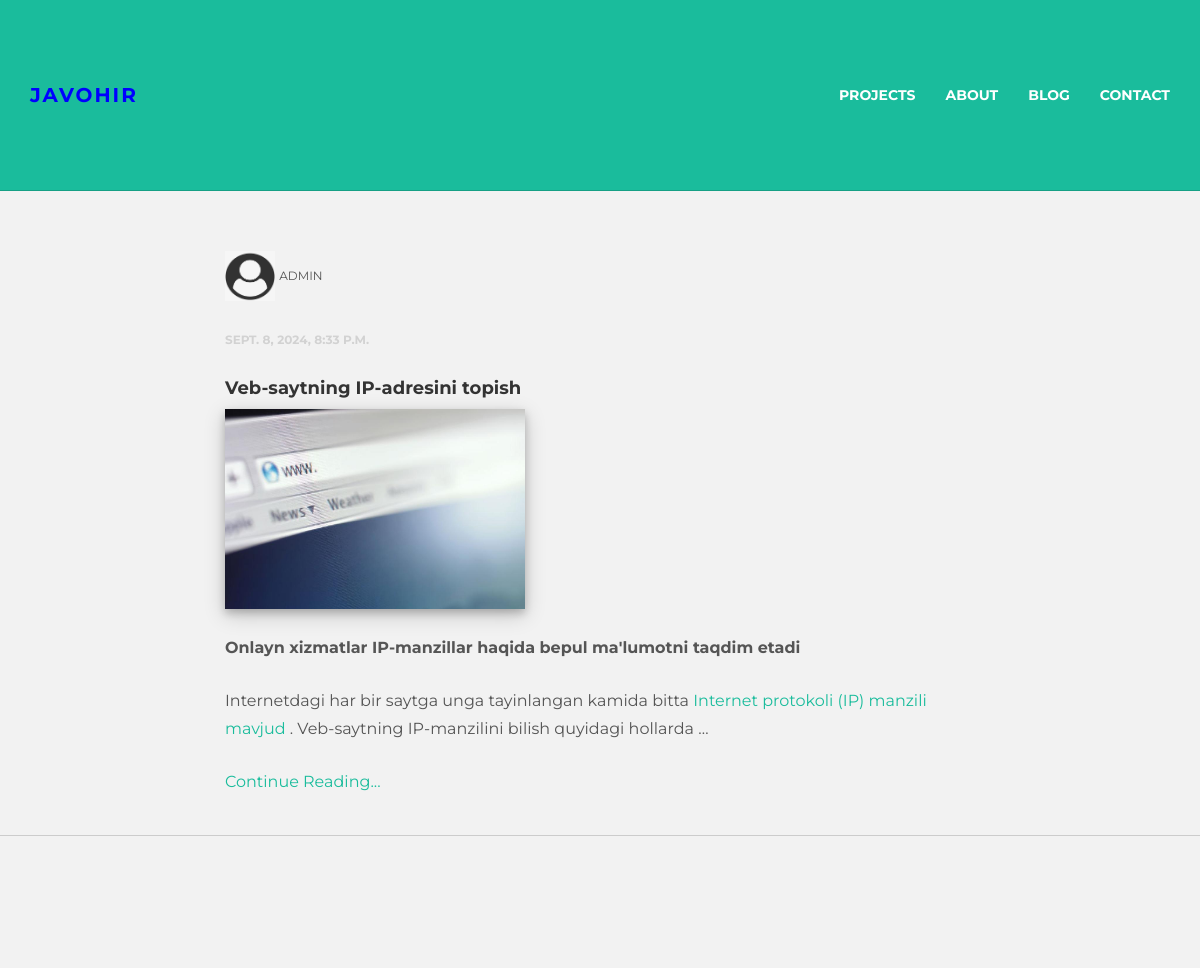
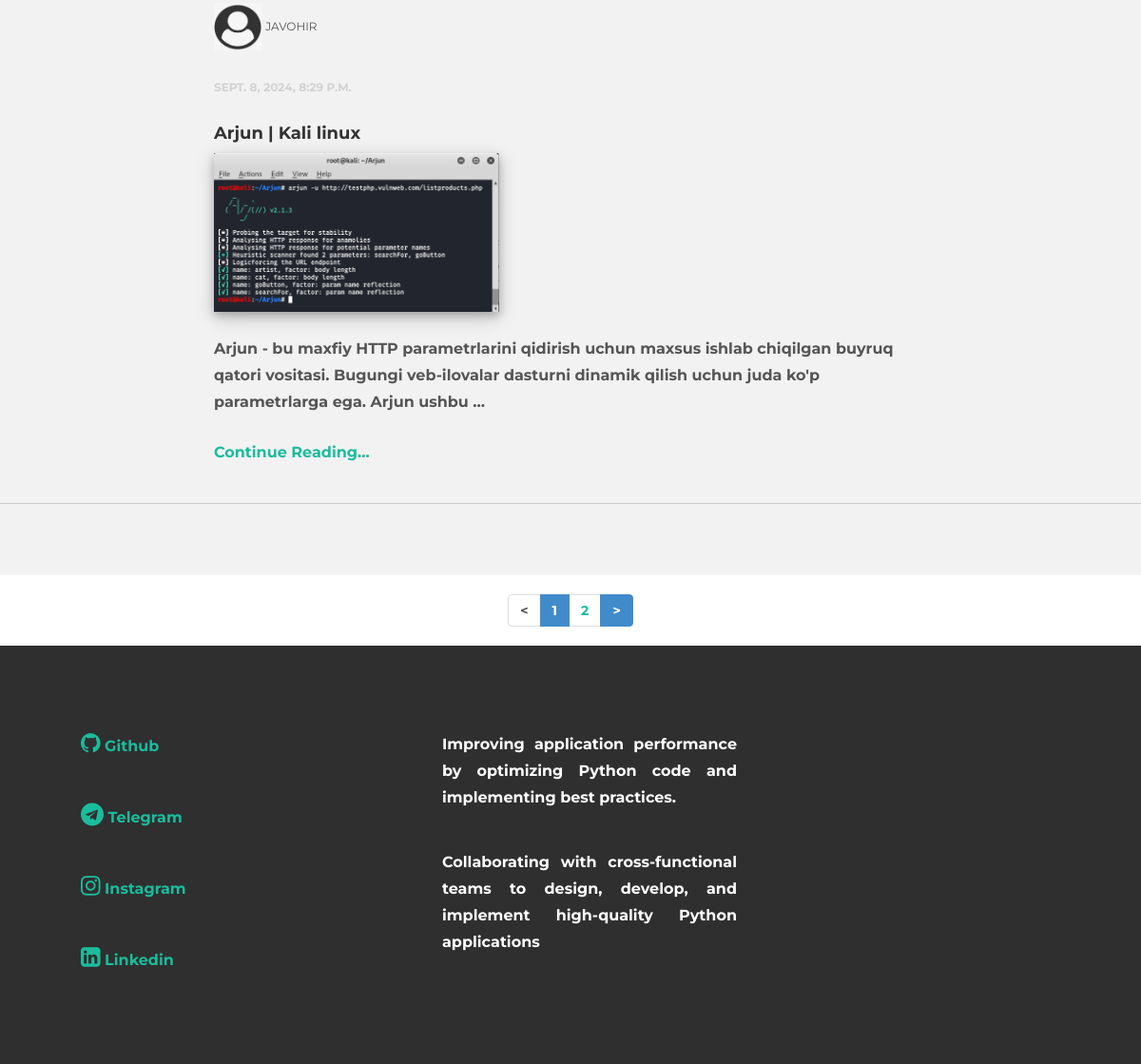
Screenshot of /blogs/1/ with the database file from the repository (2 pictures, top to bottom).
### blog/models.py (models this page shows, shortened)
class Blog(models.Model):
    name = models.CharField(max_length=200, verbose_name="blog nomi", blank=False, null=False)
    author = models.ForeignKey(User,on_delete=models.CASCADE)
    image = models.ImageField(upload_to='blog_images/')
    text = RichTextField(verbose_name='blog haqida malumot')
    created_time = models.DateTimeField(auto_now_add=True)

### blog/views.py (the view)
# urls.py: path('blogs/<int:page>/',blog,name='blogs_page'),
def blog(request,page=1):
    articles = Blog.objects.order_by('-id')
    paginator = Paginator(articles, 2)
    try:
        articles = paginator.page(page)
    except PageNotAnInteger:
        articles = paginator.page(1)
    except EmptyPage:
        articles = paginator.page(paginator.num_pages)
    context = {
        'objects': articles,
    }
    return render(request, 'blog.html', context)

### templates/blog.html (shortened to what this page needs)
{% load static %}
<html lang="en">
  <head>
    <link href="{% static 'css/bootstrap.css' %}" rel="stylesheet">
<link rel="stylesheet" href="https://cdnjs.cloudflare.com/ajax/libs/font-awesome/4.7.0/css/font-awesome.min.css">
    <link href="{% static 'css/main.css' %}" rel="stylesheet">
  </head>
  <body>
    <div class="navbar navbar-inverse navbar-static-top">
      <div class="container">
        <div class="navbar-header">
          <a class="navbar-brand" href="{% url 'home_page' %}"><b style="color:blue;">Javohir</b></a>
        </div>
        <div class="navbar-collapse collapse">
          <ul class="nav navbar-nav navbar-right">
            <li><a href="{% url 'work_page' %}"><b>Projects</b></a></li>
            <li><a href="{% url 'about_page' %}"><b>About</b></a></li>
            <li><a href="{% url 'blogs_page' 1 %}"><b>Blog</b></a></li>
            <li><a href="{% url 'contact_page' %}"><b>Contact</b></a></li>
          </ul>
        </div>
      </div>
    </div>
		{% for object in objects %}
	<div id="grey">
	    <div class="container">
			<div class="row">
				<div class="col-lg-8 col-lg-offset-2">
					<p><img src="{% static 'img/user12.png' %}" width="50px" height="50px"> <ba>{{object.author}}</ba></p>
					<p><bd>{{object.created_time}}</bd></p>
					<h4>{{object.name}}</h4>
					<img src="{{object.image.url}}" width="300" style=" box-shadow: 0 4px 8px 0 rgba(0, 0, 0, 0.2), 0 6px 20px 0 rgba(0, 0, 0, 0.19);">
					<p>{{object.text |truncatewords:26|safe  }}</p>
					<p><a href="{% url 'blog_page' object.pk %}">Continue Reading...</a></p>
				</div>
			</div>
	    </div>
		<hr>
		</div>
		{% endfor %}
<center>{% include 'pagination.html' %}</center>
	<div id="footer" style="margin:0 auto;">
		<div class="container" style="margin:0 auto;">
			<div class="row" style="margin:0 auto;">
				<div class="col-lg-4" style="margin-left:40px;margin-top:40px;">
					<p><a href="https://github.com/JavokhirUmurzakov"><i class="fa fa-github"  style="font-size:24px"></i>  Github</a></p><br/>
					<p><a href="https://t.me/umurzakov_javokhir"><i class="fa fa-telegram"  style="font-size:24px"></i>  Telegram</a></p><br/>
					<p><a href="https://instagram.com/umurzakov_javokhir"><i class="fa fa-instagram"  style="font-size:24px"></i>  Instagram</a></p><br/>
					<p><a href="https://linkedin.com/in/javokhir-umurzakov"><i class="fa fa-linkedin-square"  style="font-size:24px"></i>  Linkedin</a></p><br/>
				</div>
				<div class="col-lg-4" style="padding-right:15px;">
					<p align="justify" style="margin-top:40px;margin-right:40px;">Improving application performance by optimizing Python code and implementing best practices.</p>
					<p align="justify" style="margin-top:40px;margin-right:40px;">Collaborating with cross-functional teams to design, develop, and implement high-quality Python applications</p>
				</div>
			</div>
		</div>
	</div>
  </body>
</html>

### templates/pagination.html
<div class="pagination">
                {% if objects.has_previous %}
                <li class="active"><a href='{% url "blogs_page" objects.previous_page_number %}'> < </a></li>
                {% else %}
                <li><span> < </span></li>
                {% endif %}
                {% for i in objects.paginator.page_range %}
                     {% if objects.number == i %}
                     <li class="active"><a href="{% url 'blogs_page' 1 %}"><span>{{ i }}</span></a></li>
                {% else %}
                <li><a href="{% url 'blogs_page' i %}">{{ i }}</a></li>
                 {% endif %}
                {% endfor %}
                 {% if objects.has_next %}
                <li class="active"><a href="{% url 'blogs_page' objects.next_page_number %}"> > </a></li>
                 {% else %}
                <li><a href="#"> > </a></li>
                {% endif %}
</div>

### static/css/main.css (style rules this page uses)
body { background-color: #ffffff; font-family: 'Montserrat', sans-serif; font-weight: 400; font-size: 14px; color: #555; -webkit-font-smoothing: antialiased; -webkit-overflow-scrolling: touch; }
h1, h2, h3, h4, h5, h6 { font-family: 'Montserrat', sans-serif; font-weight: 700; color: #333; }
p { line-height: 28px; margin-bottom: 25px; font-size: 16px; }
a { color: #1abc9c; word-wrap: break-word; -webkit-transition: color 0.1s ease-in, background 0.1s ease-in; -moz-transition: color 0.1s ease-in, background 0.1s ease-in; -ms-transition: color 0.1s ease-in, background 0.1s ease-in; -o-transition: color 0.1s ease-in, background 0.1s ease-in; transition: color 0.1s ease-in, background 0.1s ease-in; }
a:before, a:after { -webkit-transition: color 0.1s ease-in, background 0.1s ease-in; -moz-transition: color 0.1s ease-in, background 0.1s ease-in; -ms-transition: color 0.1s ease-in, background 0.1s ease-in; -o-transition: color 0.1s ease-in, background 0.1s ease-in; transition: color 0.1s ease-in, background 0.1s ease-in; }
hr { display: block; height: 1px; border: 0; border-top: 1px solid #ccc; margin: 1em 0; padding: 0; }
.navbar { text-transform: uppercase; margin-bottom: 0px; }
.navbar-inverse { padding-bottom: 70px; padding-top: 70px; }
.navbar-inverse { background-color: #1abc9c; border-color: #16a085; }
.navbar-inverse .navbar-nav > li > a { color: white; }
.navbar-brand { font-weight: 700; font-size: 20px; letter-spacing: 2px; }
.navbar-inverse .navbar-brand { color: white; }
#footer { background-color: #2f2f2f; padding-top: 50px; padding-bottom: 50px; }
#footer p { color: white; }
#grey { padding-top: 60px; padding-bottom: 60px; background-color: #f2f2f2; }
bd { font-size: 12px; text-transform: uppercase; color: #d2d2d2; font-weight: 700; }
ba { font-size: 12px; text-transform: uppercase; }

### rows the page displays
Blog: author "ADMIN", created_time "SEPT. 8, 2024, 8:33 P.M.", name "Veb-saytning IP-adresini topish", image (picture), text "Onlayn xizmatlar IP-manzillar haqida bepul ma'lumotni taqdim etadi Internetdagi har bir saytga unga tayinlangan kamida bitta Internet protokoli (IP) manzili mavjud . Veb-saytning IP-manzilini bilish quyidagi hollarda …"
Blog: author "JAVOHIR", created_time "SEPT. 8, 2024, 8:29 P.M.", name "Arjun | Kali linux", image (picture), text "Arjun - bu maxfiy HTTP parametrlarini qidirish uchun maxsus ishlab chiqilgan buyruq qatori vositasi. Bugungi veb-ilovalar dasturni dinamik qilish uchun juda ko'p parametrlarga ega. Arjun ushbu …"

### other values shown
{{ i }} "1"
{{ i }} "2"
